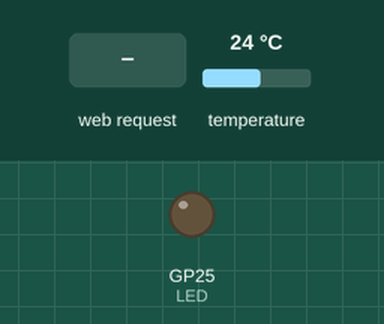
A program run on a simulated Raspberry Pi Pico running MicroPython. Shown: output pins drawn as LEDs (lit = HIGH). The inputs (shaded band) are chosen by the test bench; at power-on: temperature 24 °C. WiFi joins after 1.5 s; what the program prints to the serial console is not drawn.

Above: at 0.3 s.
At 2.7 s:
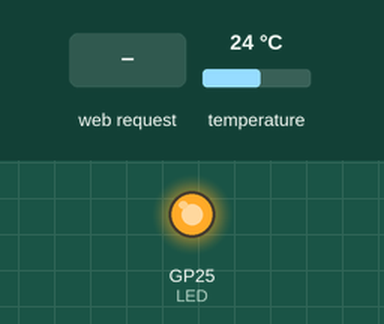
2.8 s: HTTP request GET / received
Timing chart, 0 to 5.8 s (numbered marks = the images above; inputs shaded):
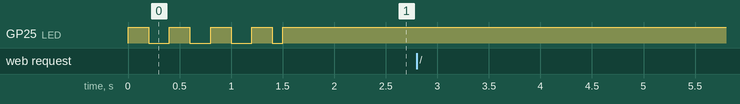

The program:

servernonblock.py
```python
import network
import socket
import rp2
from time import sleep_ms
from machine import Pin, Timer
import onewire
import ds18x20

import ssl

def setup(country, ssid, key):
    rp2.country(country)
    wifi=network.WLAN(network.STA_IF)
    wifi.active(True)
    wifi.disconnect()
    LED=Pin("LED", Pin.OUT)
    LED.high()
    timeout=20000
    wifi.connect(ssid,key)
    timer=Timer()
    timer.init(period=200, mode=Timer.PERIODIC,
                            callback=lambda t:LED.toggle())
    s=0
    while timeout>0:
        s=wifi.status()
        if s==3 or s<0:
            break
        sleep_ms(100)
        timeout=timeout-100

    if(s<2):
        timer.init(period=1000, mode=Timer.PERIODIC,
                            callback=lambda t:LED.toggle())
    else:
        timer.deinit()
        LED.high()
    return wifi


wifi = setup("country", "ssid", "key")
print(wifi.ifconfig())

ow = onewire.OneWire(Pin(2))
presence = ow.reset()
if presence:
 print("Device present")
else:
 print("No device")

DS = ds18x20.DS18X20(ow)
roms = DS.scan()


template = """<!DOCTYPE html>
<html>
<head> <title>Temperature</title> </head>
<body> <h1>Current Temperature</h1>
Hello Pico W Server World <br/>
The Temperature is: <!--#temp--><br/>
</body>
</html>
"""

addr = socket.getaddrinfo('0.0.0.0', 80)[0][-1]

s = socket.socket()
s.setsockopt(socket.SOL_SOCKET, socket.SO_REUSEADDR, 1)
s.setblocking(False)
s.bind(addr)
s.listen(0)
while True:
    print("doing something")
    try:
        cl, addr = s.accept()
    except(OSError):
        continue
    cl.setblocking(True)

    print('client connected from', addr)
    print(cl.recv(512))
    DS.convert_temp()
    temp = DS.read_temp(roms[0])

    html=template.replace("<!--#temp-->",str(temp))
    headers = ("HTTP/1.1 200 OK\r\n"
            "Content-Type: text/html; charset=UTF-8\r\n"
            "Server:Pico\r\n"
            f"Content-Length:{len(html)}\r\n\r\n"
            )
    buf = headers.encode("utf-8")+html.encode("utf-8")

    cl.send(buf)

    cl.close()

s.close()
```
